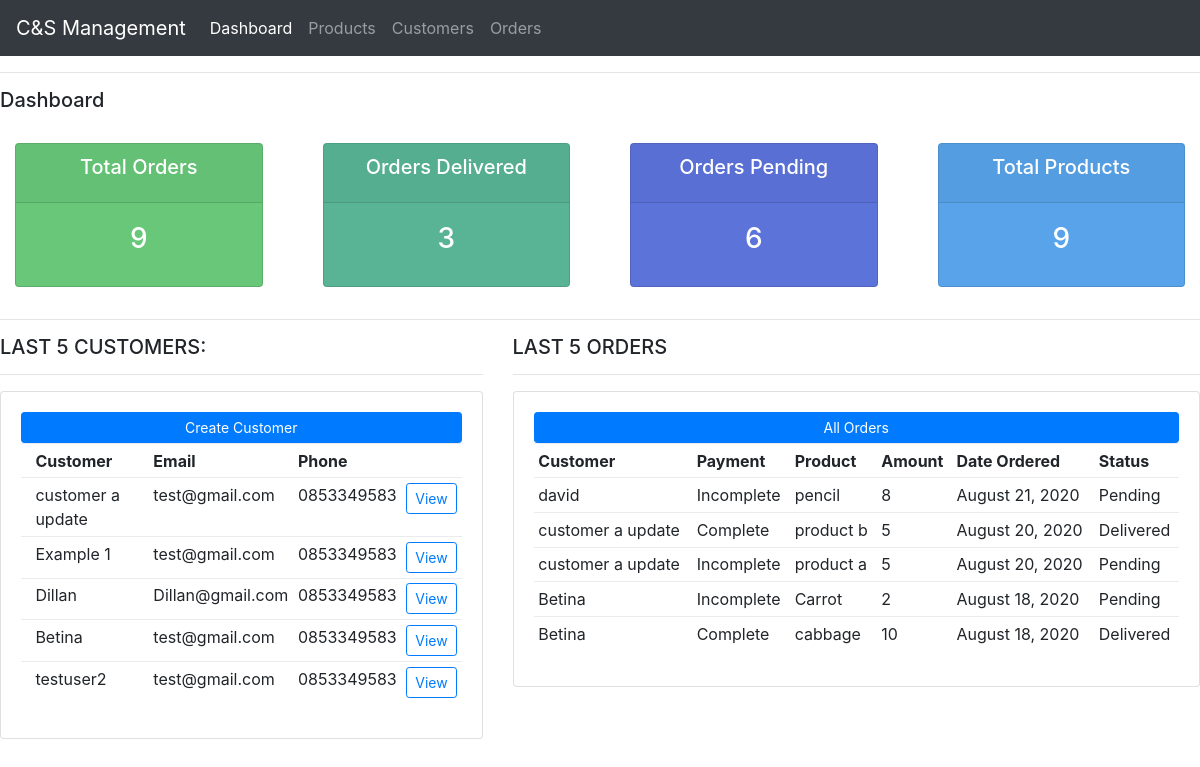
The page / on the database its author committed.
### account_manage/models.py (models this page shows, shortened)
class Customer(models.Model):
    username = models.CharField(max_length=150,null=True)
    email  = models.EmailField(null=True)
    telp = models.CharField(max_length = 15,null=True)
    date_created = models.DateTimeField(auto_now_add=True) #auto add now

class order(models.Model):
    P_STATUS = (('Complete','Complete'),('Incomplete','Incomplete'))
    STATUS = (('Pending','Pending'),('Delivered','Delivered'))
    product = models.ForeignKey(Product,null=True,on_delete= models.CASCADE) #one product can be ordered many times
    customer = models.ForeignKey(Customer,null=True,on_delete= models.CASCADE)
    payment_status = models.CharField(max_length = 100,null=True,choices=P_STATUS)
    status = models.CharField(max_length = 100,null=True,choices=STATUS)
    amount = models.PositiveIntegerField(default=1,null=True)
    date_ordered = models.DateTimeField(auto_now_add=True)

class Product(models.Model):
    STATUS = (('Available','Available'),('Out of Stock','Out of Stock'))
    category = models.ForeignKey(ProductGroup,null=True,on_delete=models.CASCADE)
    product = models.CharField(max_length = 100,null=True)
    stocks = models.PositiveIntegerField(default=0,null=True)
    status = models.CharField(max_length = 100,null=True,choices=STATUS)
    price = models.FloatField(default=0,null=True)
    date_created = models.DateTimeField(auto_now_add=True)
    def __str__(self):
        return self.product

### account_manage/views.py (the view)
# urls.py: path('',views.Dashboard.as_view(),name='dashboard'),
class Dashboard(ListView):
    template_name = 'account/dashboard.html'
    model = Customer
    def get_context_data(self, **kwargs):
        context = super(Dashboard, self).get_context_data(**kwargs)
        context.update({
            'customer': Customer.objects.order_by('-date_created')[:5],
            'order': order.objects.order_by('-date_ordered')[:5],
            'all_orders':order.objects.all(),
            'delivered_orders': order.objects.filter(status='Delivered'),
            'pending_orders': order.objects.filter(status='Pending'),
            'products' : Product.objects.all(),
        })
        return context

### templates/account/dashboard.html
{%  extends 'account/main.html' %}
{% block content %}
<hr>
	<h5>Dashboard</h5>
{%  include 'account/status.html' %}
<hr>
<div class="row">
	<div class="col-md-5">
		<h5>LAST 5 CUSTOMERS:</h5>
		<hr>
		<div class="card card-body">
			<a class="btn btn-primary  btn-sm btn-block" href="{%url 'manage:create-customer'%}">Create Customer</a>
			<table class="table table-sm">
				<tr>
					<th></th>
					<th>Customer</th>
					<th>Email</th>
					<th>Phone</th>
					<th></th>
				</tr>
				{%for c in customer%}
				<tr>
				<td></td>
				<td>{{c.username}}</td>
				<td>{{c.email}}</td>
				<td>{{c.telp}}</td>
				<td><a  class="btn btn-sm btn-outline-primary" href="{%url 'manage:customer' c.id%}">View</a></td>
				</tr>
				{%endfor%}
			</table>
		</div>
	</div>
	<div class="col-md-7">
		<h5>LAST 5 ORDERS</h5>
		<hr>
		<div class="card card-body">
			<a class="btn btn-primary  btn-sm btn-block" href="{%url 'manage:all-orders'%}">All Orders</a>
			<table class="table table-sm">
				<tr>
					<th>Customer</th>
					<th>Payment</th>
					<th>Product</th>
					<th>Amount</th>
					<th>Date Ordered</th>
					<th>Status</th>
				</tr>
				{%for o in order%}
				<tr>
				<td>{{o.customer.username}}</td>
				<td>{{o.payment_status}}</td>
				<td>{{o.product}}</td>
				<td>{{o.amount}}</td>
				<td>{{o.date_ordered | date:"F d, Y"}}</td>
				<td>{{o.status}}</td>
				</tr>
				{%endfor%}
			</table>
		</div>
	</div>
</div>
{% endblock %}

### templates/account/main.html (shortened to what this page needs)
{%load static%}
<!DOCTYPE html>
<html lang="en">
<head>
    <link rel="stylesheet" href="https://stackpath.bootstrapcdn.com/bootstrap/4.5.0/css/bootstrap.min.css">
    <link rel="stylesheet" type="text/css" href="{% static '/cm/css/main.css' %}">
    <link rel="stylesheet" type="text/css" href="{% static 'table/vendor/bootstrap/css/bootstrap.min.css'%}">
	<link rel="stylesheet" type="text/css" href="{% static 'table/fonts/font-awesome-4.7.0/css/font-awesome.min.css'%}">
	<link rel="stylesheet" type="text/css" href="{% static 'table/vendor/animate/animate.css'%}">
	<link rel="stylesheet" type="text/css" href="{% static 'table/vendor/select2/select2.min.css'%}">
	<link rel="stylesheet" type="text/css" href="{% static 'table/vendor/perfect-scrollbar/perfect-scrollbar.css'%}">
	<link rel="stylesheet" type="text/css" href="{% static 'table/css/util.css'%}">
	<link rel="stylesheet" type="text/css" href="{% static 'table/css/main.css'%}">
</head>
<body>
    {%include 'account/navbar.html'%}
    {%block content%}{%endblock%}
</body>
</html>

### templates/account/navbar.html (shortened to what this page needs)
{% load static %}
<nav class="navbar navbar-expand-lg navbar-dark bg-dark">
    <a class="navbar-brand" href="#">C&S Management</a>
    <div class="collapse navbar-collapse" id="navbarNav">
      <ul class="navbar-nav">
        <li class="nav-item active">
          <a class="nav-link" href="{%url 'manage:dashboard'%}">Dashboard <span class="sr-only">(current)</span></a>
        </li>
        <li class="nav-item">
          <a class="nav-link" href="{%url 'manage:products'%}">Products</a>
        </li>
        <li class="nav-item">
          <a class="nav-link" href="{%url 'manage:customers'%}">Customers</a>
        </li>
        <li class="nav-item">
          <a class="nav-link" href="{%url 'manage:all-orders'%}">Orders</a>
        </li>
      </ul>
    </div>
  </nav>

### templates/account/status.html (shortened to what this page needs)
<br>
<div class="row">
	<div class="col">
		<div class="col-md">
			<div class="card text-center text-white  mb-3" id="total-orders">
			  	<div class="card-header">
					  <h5 class="card-title">Total Orders</h5>
			  	</div>
			  	<div class="card-body">
			    	<h3 class="card-title">{{all_orders.count}}</h3>
			  	</div>
			</div>
		</div>
	</div>
	<div class="col">
		<div class="col-md">
			<div class="card text-center text-white  mb-3" id="orders-delivered">
			  	<div class="card-header">
					  <h5 class="card-title">Orders Delivered</h5>
			  	</div>
			  	<div class="card-body">
			    	<h3 class="card-title">{{delivered_orders.count}}</h3>
			  	</div>
			</div>
		</div>
	</div>
	<div class="col">
		<div class="col-md">
			<div class="card text-center text-white  mb-3" id="orders-pending">
			  	<div class="card-header">
					  <h5 class="card-title">Orders Pending</h5>
			  	</div>
			  	<div class="card-body">
			    	<h3 class="card-title">{{pending_orders.count}}</h3>
			  	</div>
			</div>
		</div>
	</div>
	<div class="col">
		<div class="col-md">
			<div class="card text-center text-white  mb-3" id="total-products">
			  	<div class="card-header">
					  <h5 class="card-title">Total Products</h5>
			  	</div>
			  	<div class="card-body">
			    	<h3 class="card-title">{{products.count}}</h3>
			  	</div>
			</div>
		</div>
	</div>
</div>

### static/cm/css/main.css (style rules this page uses)
#total-orders { background-color: #68c778; }
#orders-delivered { background-color: #59b496; }
#orders-pending { background-color: #5c73da; }
#total-products { background-color: #58a3e9; }

### rows shown on the page
Customer: username "customer a update", email "test@gmail.com", telp "0853349583"
Customer: username "Example 1", email "test@gmail.com", telp "0853349583"
Customer: username "Dillan", email "Dillan@gmail.com", telp "0853349583"
Customer: username "Betina", email "test@gmail.com", telp "0853349583"
Customer: username "testuser2", email "test@gmail.com", telp "0853349583"
order: customer.username "david", payment_status "Incomplete", product "pencil", amount "8", date_ordered "August 21, 2020", status "Pending"
order: customer.username "customer a update", payment_status "Complete", product "product b", amount "5", date_ordered "August 20, 2020", status "Delivered"
order: customer.username "customer a update", payment_status "Incomplete", product "product a", amount "5", date_ordered "August 20, 2020", status "Pending"
order: customer.username "Betina", payment_status "Incomplete", product "Carrot", amount "2", date_ordered "August 18, 2020", status "Pending"
order: customer.username "Betina", payment_status "Complete", product "cabbage", amount "10", date_ordered "August 18, 2020", status "Delivered"

### other values the page prints
{{ all_orders.count }} "9"
{{ delivered_orders.count }} "3"
{{ pending_orders.count }} "6"
{{ products.count }} "9"
